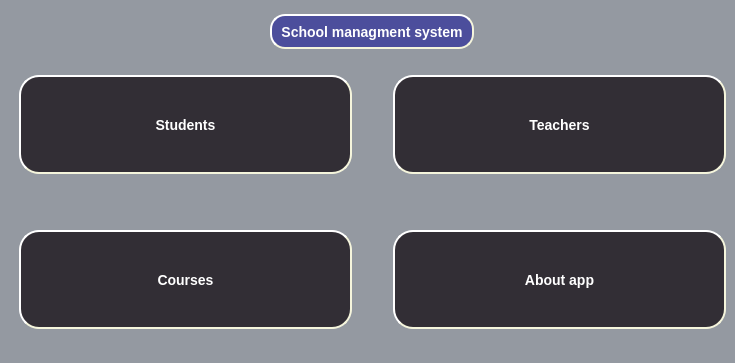
<?xml version="1.0" encoding="UTF-8"?>
<ui version="4.0">
 <class>MainWindow</class>
 <widget class="QMainWindow" name="MainWindow">
  <property name="geometry">
   <rect>
    <x>0</x>
    <y>0</y>
    <width>735</width>
    <height>363</height>
   </rect>
  </property>
  <property name="sizePolicy">
   <sizepolicy hsizetype="Fixed" vsizetype="Fixed">
    <horstretch>0</horstretch>
    <verstretch>0</verstretch>
   </sizepolicy>
  </property>
  <property name="sizeIncrement">
   <size>
    <width>200</width>
    <height>200</height>
   </size>
  </property>
  <property name="windowTitle">
   <string>MainWindow</string>
  </property>
  <property name="styleSheet">
   <string notr="true">background-color: rgb(148, 153, 161);</string>
  </property>
  <widget class="QWidget" name="centralwidget">
   <layout class="QVBoxLayout" name="verticalLayout">
    <item alignment="Qt::AlignHCenter">
     <widget class="QPushButton" name="pushButton_6">
      <property name="sizePolicy">
       <sizepolicy hsizetype="Fixed" vsizetype="Fixed">
        <horstretch>0</horstretch>
        <verstretch>0</verstretch>
       </sizepolicy>
      </property>
      <property name="minimumSize">
       <size>
        <width>214</width>
        <height>35</height>
       </size>
      </property>
      <property name="maximumSize">
       <size>
        <width>16777215</width>
        <height>24</height>
       </size>
      </property>
      <property name="sizeIncrement">
       <size>
        <width>300</width>
        <height>100</height>
       </size>
      </property>
      <property name="styleSheet">
       <string notr="true">font: 900 11pt &quot;Segoe UI Black&quot;;
border-radius: 15px;
margin-left: 10px; border-radius: 15px; background: #282d7c; color: #4A0C46;
background-color: rgb(40, 45, 124);
background-color: rgb(76, 78, 156);
color : white;
 border-style: outset;
     border-width: 2px;
     border-radius: 15px;
     border-color: beige;
     font: bold 14px;
     min-width: 10em;
     padding: 5px;</string>
      </property>
      <property name="text">
       <string>School managment system</string>
      </property>
      <property name="iconSize">
       <size>
        <width>20</width>
        <height>16</height>
       </size>
      </property>
     </widget>
    </item>
    <item>
     <spacer name="verticalSpacer_2">
      <property name="orientation">
       <enum>Qt::Vertical</enum>
      </property>
      <property name="sizeType">
       <enum>QSizePolicy::Maximum</enum>
      </property>
      <property name="sizeHint" stdset="0">
       <size>
        <width>13</width>
        <height>25</height>
       </size>
      </property>
     </spacer>
    </item>
    <item>
     <layout class="QHBoxLayout" name="horizontalLayout">
      <item>
       <widget class="QPushButton" name="pushButton">
        <property name="sizePolicy">
         <sizepolicy hsizetype="Minimum" vsizetype="Preferred">
          <horstretch>0</horstretch>
          <verstretch>0</verstretch>
         </sizepolicy>
        </property>
        <property name="minimumSize">
         <size>
          <width>216</width>
          <height>40</height>
         </size>
        </property>
        <property name="styleSheet">
         <string notr="true">font: 900 11pt &quot;Segoe UI Black&quot;;
border-radius: 15px;
margin-left: 10px; border-radius: 15px; background: rgba(49, 45, 52, 253); color: #4A0C46;
color : white;
 border-style: outset;
     border-width: 2px;
     border-radius: 20px;
     border-color: beige;
     font: bold 14px;
     min-width: 10em;
     padding: 6px;
</string>
        </property>
        <property name="text">
         <string>Students</string>
        </property>
       </widget>
      </item>
      <item>
       <spacer name="horizontalSpacer">
        <property name="orientation">
         <enum>Qt::Horizontal</enum>
        </property>
        <property name="sizeType">
         <enum>QSizePolicy::Maximum</enum>
        </property>
        <property name="sizeHint" stdset="0">
         <size>
          <width>25</width>
          <height>17</height>
         </size>
        </property>
       </spacer>
      </item>
      <item>
       <widget class="QPushButton" name="pushButton_4">
        <property name="sizePolicy">
         <sizepolicy hsizetype="Minimum" vsizetype="Preferred">
          <horstretch>0</horstretch>
          <verstretch>0</verstretch>
         </sizepolicy>
        </property>
        <property name="minimumSize">
         <size>
          <width>216</width>
          <height>40</height>
         </size>
        </property>
        <property name="sizeIncrement">
         <size>
          <width>0</width>
          <height>0</height>
         </size>
        </property>
        <property name="styleSheet">
         <string notr="true">font: 900 11pt &quot;Segoe UI Black&quot;;
border-radius: 15px;
margin-left: 10px; border-radius: 15px; background: rgba(49, 45, 52, 253); color: #4A0C46;
color : white;
 border-style: outset;
     border-width: 2px;
     border-radius: 20px;
     border-color: beige;
     font: bold 14px;
     min-width: 10em;
     padding: 6px;</string>
        </property>
        <property name="text">
         <string>Teachers</string>
        </property>
       </widget>
      </item>
     </layout>
    </item>
    <item>
     <spacer name="verticalSpacer_3">
      <property name="orientation">
       <enum>Qt::Vertical</enum>
      </property>
      <property name="sizeType">
       <enum>QSizePolicy::Maximum</enum>
      </property>
      <property name="sizeHint" stdset="0">
       <size>
        <width>20</width>
        <height>50</height>
       </size>
      </property>
     </spacer>
    </item>
    <item>
     <layout class="QHBoxLayout" name="horizontalLayout_2">
      <item>
       <widget class="QPushButton" name="pushButton_3">
        <property name="sizePolicy">
         <sizepolicy hsizetype="Minimum" vsizetype="Preferred">
          <horstretch>0</horstretch>
          <verstretch>0</verstretch>
         </sizepolicy>
        </property>
        <property name="minimumSize">
         <size>
          <width>216</width>
          <height>40</height>
         </size>
        </property>
        <property name="whatsThis">
         <string>&lt;html&gt;&lt;head/&gt;&lt;body&gt;&lt;p&gt;courses&lt;/p&gt;&lt;/body&gt;&lt;/html&gt;</string>
        </property>
        <property name="styleSheet">
         <string notr="true">font: 900 11pt &quot;Segoe UI Black&quot;;
border-radius: 15px;
margin-left: 10px; border-radius: 15px; background: rgba(49, 45, 52, 253); color: #4A0C46;
color : white;
 border-style: outset;
     border-width: 2px;
     border-radius: 20px;
     border-color: beige;
     font: bold 14px;
     min-width: 10em;
     padding: 6px;</string>
        </property>
        <property name="text">
         <string>Courses</string>
        </property>
       </widget>
      </item>
      <item>
       <spacer name="horizontalSpacer_2">
        <property name="orientation">
         <enum>Qt::Horizontal</enum>
        </property>
        <property name="sizeType">
         <enum>QSizePolicy::Maximum</enum>
        </property>
        <property name="sizeHint" stdset="0">
         <size>
          <width>25</width>
          <height>17</height>
         </size>
        </property>
       </spacer>
      </item>
      <item>
       <widget class="QPushButton" name="pushButton_5">
        <property name="sizePolicy">
         <sizepolicy hsizetype="Minimum" vsizetype="Preferred">
          <horstretch>0</horstretch>
          <verstretch>0</verstretch>
         </sizepolicy>
        </property>
        <property name="minimumSize">
         <size>
          <width>216</width>
          <height>40</height>
         </size>
        </property>
        <property name="styleSheet">
         <string notr="true">font: 900 11pt &quot;Segoe UI Black&quot;;
border-radius: 15px;
margin-left: 10px; border-radius: 15px; background: rgba(49, 45, 52, 253); color: #4A0C46;
color : white;
 border-style: outset;
     border-width: 2px;
     border-radius: 20px;
     border-color: beige;
     font: bold 14px;
     min-width: 10em;
     padding: 6px;</string>
        </property>
        <property name="text">
         <string>About app</string>
        </property>
       </widget>
      </item>
     </layout>
    </item>
    <item>
     <spacer name="verticalSpacer">
      <property name="orientation">
       <enum>Qt::Vertical</enum>
      </property>
      <property name="sizeType">
       <enum>QSizePolicy::Maximum</enum>
      </property>
      <property name="sizeHint" stdset="0">
       <size>
        <width>13</width>
        <height>25</height>
       </size>
      </property>
     </spacer>
    </item>
   </layout>
   <zorder>pushButton_6</zorder>
   <zorder>verticalSpacer</zorder>
   <zorder>verticalSpacer_2</zorder>
   <zorder>verticalSpacer_3</zorder>
  </widget>
 </widget>
 <resources/>
 <connections/>
</ui>
